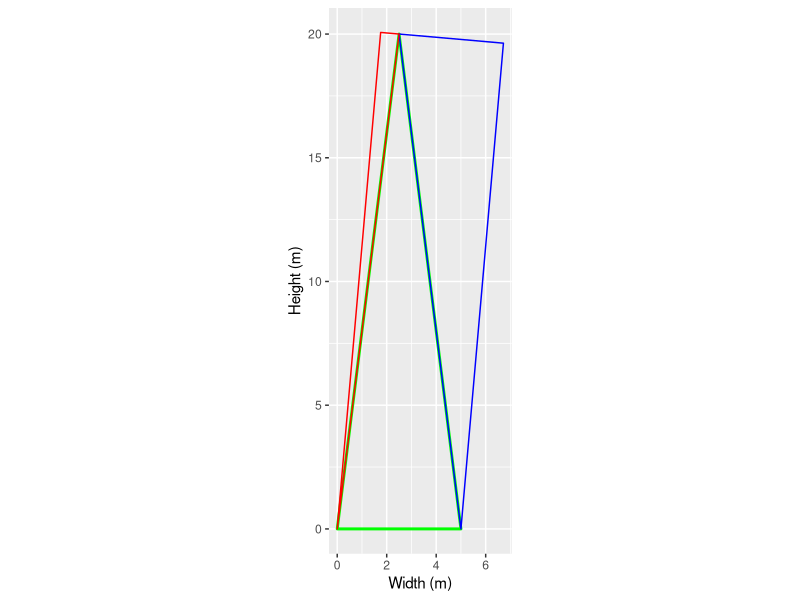
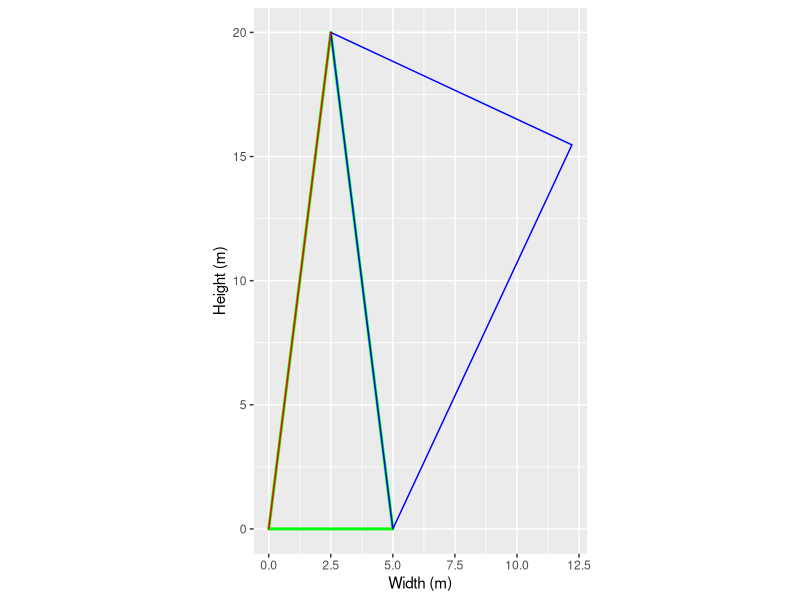
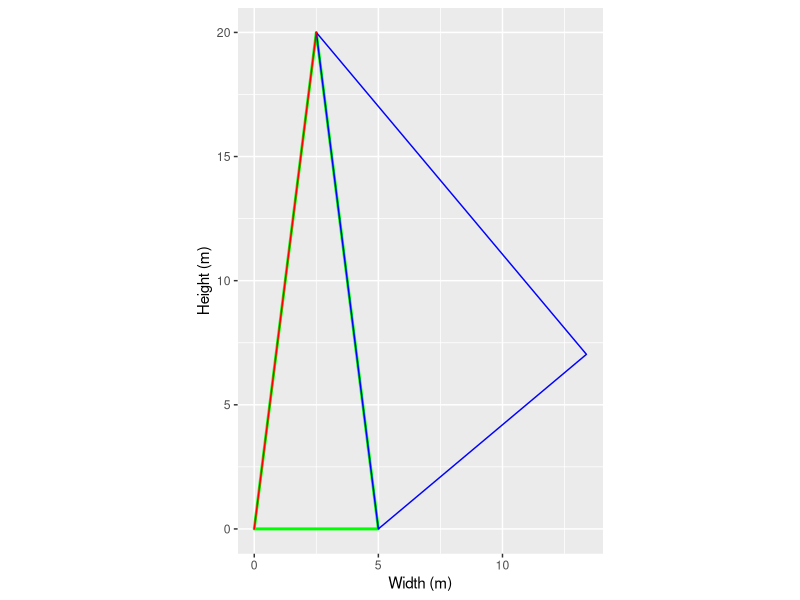
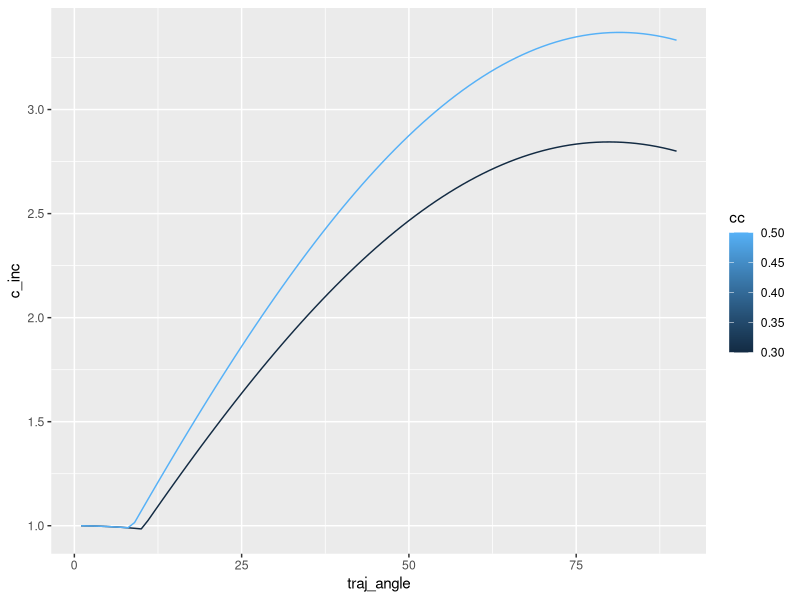
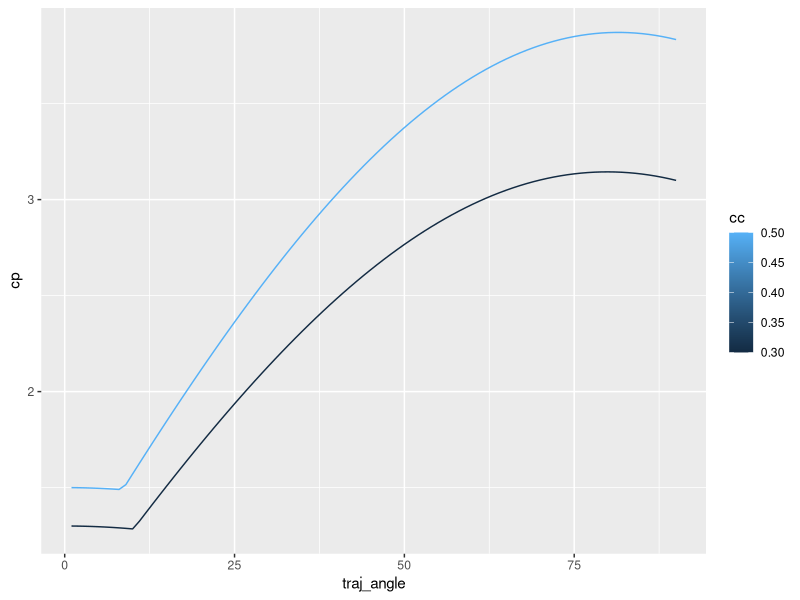
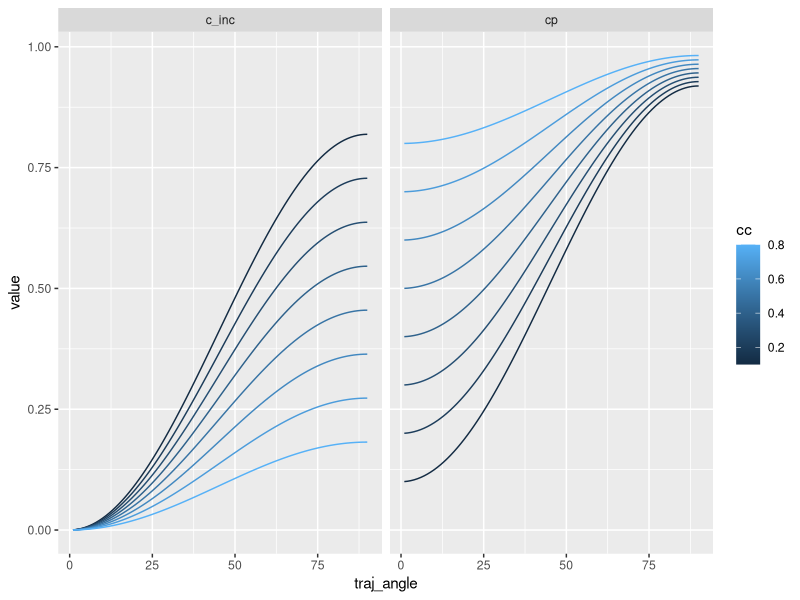

The R script that drew these images, in order:
## ---- chunk 1
library(ggplot2)
library(tidyr)
## ---- chunk 2
contact_length <- function(theta_h, h_t, w_b){
  theta_b <- atan((w_b/2) / h_t)
  stopifnot(theta_b<(pi/4))
  h_s <- sqrt(h_t^2 + (w_b/2)^2)
  
  w_r <- sin(theta_b + theta_h) * h_s
  w_l <- sin(theta_b - theta_h) * h_s
  w_l <- ifelse(w_l < 0, 0, w_l)
  w_p <- w_r + w_l
  
  return(list(w_r = w_r, w_l = w_l, w_p = w_p))
}

make_triangles <- function(theta_h, w_r, w_l) {
  # just for plotting
  h_r <- sin(theta_h) * (w_r) # height of contact of the right side of the triangle
  x_r <- h_r / tan(theta_h)
  h_l <- sin(theta_h) * (w_l) # height of contact of the left side of the triangle
  x_l <- h_l / tan(theta_h)
  
  # Define the points of the green triangle
  triangle_data <- data.frame(
    x = c(0, w_b, w_b / 2),
    y = c(0, 0, h_t),
    label = c("0", "w_c", "h_c")
  )
  
  # Define the points of the blue triangle
  triangle_data2 <- data.frame(
    x = c(w_b / 2, w_b, (w_b / 2) + x_r),
    y = c(h_t, 0, h_t - h_r),
    label = c("0", "w_c", "h_c")
  )
  
  # Define the points of the red triangle
  triangle_data3 <- data.frame(
    x = c(w_b / 2, 0, -x_l + (w_b / 2)),
    y = c(h_t, 0, h_t + h_l),
    label = c("0", "w_c", "h_c")
  )
  return(list(triangle_data, triangle_data2, triangle_data3))
}
## ---- chunk 3

# Define parameters
h_t <- 20
w_b <- 5
traj_angle <- 5 # deg from zenith
theta_h <- traj_angle * (pi/180)

ca_list <- contact_length(theta_h, h_t, w_b)
tri_list <- make_triangles(theta_h, ca_list$w_r[1], ca_list$w_l[1])

# Plot the triangle with law_b = # Plot the triangle with labels
ggplot(tri_list[[1]], aes(x, y)) +
  geom_polygon(fill = NA, color = "green", size = 1) +  # Create the green triangle
  geom_polygon(data = tri_list[[2]], aes(x, y), colour = "blue", fill = NA) +  # Blue triangle
  geom_polygon(data = tri_list[[3]], aes(x, y), colour = "red", fill = NA) +  # Blue triangle
  # annotate("text", x = (w_b / 2 + (w_b / 2 + x)) / 2, y = h_t-1, label = "w_p", size = 4, color = "blue") +
  labs(x = "Width (m)", y = "Height (m)") +
  coord_fixed(ratio = 1)  # Ensure the triangle's proportions are fixed
## ---- chunk 4

# Define parameters
h_t <- 20
w_b <- 5
traj_angle <- 25 # deg from zenith
theta_h <- traj_angle * (pi/180)

ca_list <- contact_length(theta_h, h_t, w_b)
tri_list <- make_triangles(theta_h, ca_list$w_r[1], ca_list$w_l[1])

# Plot the triangle with law_b = # Plot the triangle with labels
ggplot(tri_list[[1]], aes(x, y)) +
  geom_polygon(fill = NA, color = "green", size = 1) +  # Create the green triangle
  geom_polygon(data = tri_list[[2]], aes(x, y), colour = "blue", fill = NA) +  # Blue triangle
  geom_polygon(data = tri_list[[3]], aes(x, y), colour = "red", fill = NA) +  # Blue triangle
  # annotate("text", x = (w_b / 2 + (w_b / 2 + x)) / 2, y = h_t-1, label = "w_p", size = 4, color = "blue") +
  labs(x = "Width (m)", y = "Height (m)") +
  coord_fixed(ratio = 1)  # Ensure the triangle's proportions are fixed
## ---- chunk 5

# Define parameters
h_t <- 20
w_b <- 5
traj_angle <- 50 # deg from zenith
theta_h <- traj_angle * (pi/180)

ca_list <- contact_length(theta_h, h_t, w_b)
tri_list <- make_triangles(theta_h, ca_list$w_r[1], ca_list$w_l[1])

# Plot the triangle with law_b = # Plot the triangle with labels
ggplot(tri_list[[1]], aes(x, y)) +
  geom_polygon(fill = NA, color = "green", size = 1) +  # Create the green triangle
  geom_polygon(data = tri_list[[2]], aes(x, y), colour = "blue", fill = NA) +  # Blue triangle
  geom_polygon(data = tri_list[[3]], aes(x, y), colour = "red", fill = NA) +  # Blue triangle
  # annotate("text", x = (w_b / 2 + (w_b / 2 + x)) / 2, y = h_t-1, label = "w_p", size = 4, color = "blue") +
  labs(x = "Width (m)", y = "Height (m)") +
  coord_fixed(ratio = 1)  # Ensure the triangle's proportions are fixed
## ---- chunk 6
contact_length <- function(theta_h, h_t, w_b){
  theta_b <- atan((w_b/2) / h_t)
  stopifnot(theta_b<(pi/4))
  h_s <- sqrt(h_t^2 + (w_b/2)^2)
  
  w_r <- sin(theta_b + theta_h) * h_s
  w_l <- sin(theta_b - theta_h) * h_s
  w_l <- ifelse(w_l < 0, 0, w_l)
  w_p <- w_r + w_l
  
  return(w_p)
}

# Define parameters
h_t <- c(7, 10)
w_b <- c(2.5, 3)
cc <- c(0.3, 0.5)

site_pars <- data.frame(h_t, w_b, cc)
traj_angle <- 1:90 # deg from zenith

plot_df <- expand_grid(site_pars, traj_angle)
plot_df$theta_h <- plot_df$traj_angle * (pi/180)

plot_df$w_p <- contact_length(plot_df$theta_h, plot_df$h_t, plot_df$w_b)

plot_df$c_inc <- plot_df$w_p/plot_df$w_b # increases too fast
# plot_df$c_inc <- ((plot_df$w_p^2/plot_df$w_b^2)-1)*0.5*(1-plot_df$cc)

# plot_df$c_inc <- 1+(plot_df$w_p/plot_df$w_b)^((1-plot_df$cc)*2)*0.1 # rate of increase relative to the void space available, which helpts even out the curves

plot_df$cp <- plot_df$cc*plot_df$c_inc

ggplot(plot_df, aes(traj_angle, c_inc, colour = cc, group = cc)) +
  geom_line()

plot_df$cp <- plot_df$cc+plot_df$c_inc

ggplot(plot_df, aes(traj_angle, cp, colour = cc, group = cc)) +
  geom_line()
# ggplot(plot_df, aes(theta_h, sin(theta_h)^2)) +
#   geom_line()
## ---- chunk 7
contact_area_inc <- function(theta_h, cc){
  c_inc <- b * (1-cc) * sin(theta_h)^2
  return(c_inc)
}

b <- 0.91 # estimated from VoxRS
cc <- seq(0.1, 0.8, by = 0.1)
traj_angle <- 1:90 # deg from zenith

plot_df <- expand_grid(cc, traj_angle)
plot_df$theta_h <- plot_df$traj_angle * (pi/180)
plot_df$c_inc <- contact_area_inc(plot_df$theta_h, plot_df$cc)
plot_df$cp <- plot_df$cc+plot_df$c_inc
ggplot(plot_df |> pivot_longer(c(c_inc, cp)), aes(traj_angle, value, colour = cc, group = cc)) +
  geom_line() + facet_wrap(~name)
